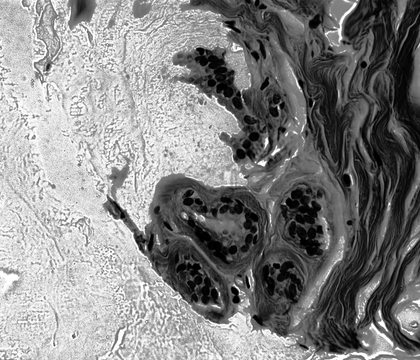
%> input picture trabalho/imagens_hsi/ytma10_010704_benign2_ccd_hsi_i.tif, 420 x 360 px, shrunk from 896 x 768 before the run
$ octave --eval "aberturaCruz;"   (GNU Octave 9; MATLAB toolbox functions it lacks are replaced by stand-ins)
%> lines starting %> are read from the running program, lines starting %| are printed output that depends on the picture; in (x1, y1, x2, y2) boxes, pixels count from 0 and x2, y2 are one past the last pixel; in counts of white or black regions, pixels touching at a corner belong together; the program's own positions count from 1
function aberturaCruz()
imagem = imread('C:\Users\pedro\Desktop\PDI\trabalho\imagens_hsi\ytma10_010704_benign2_ccd_hsi_i.tif');
%> imagem is the input picture: size 360x420 uint8; min 0, max 255, mean 133.3
imagem = imbinarize(imagem);
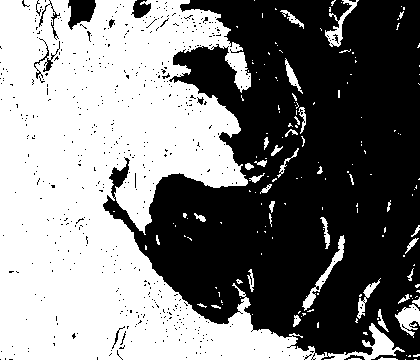
%> imagem: size 360x420 logical; 49.7% white; 165 white regions (128 under 20 px), largest, box (x1, y1, x2, y2) and area: (0, 0, 405, 360) 71299, (302, 235, 345, 311) 490, (395, 304, 420, 338) 445

contador = 0;
% La鏾 que percorre a imagem
for i=9:size(imagem,1)-8
    for j=9:size(imagem,2)-8
        if(imagem(i+8,j)==0 && imagem(i+7,j-1)==0 && imagem(i+7,j+1)==0 && imagem(i+6,j-2)==0 && imagem(i+6,j+2)==0 && imagem(i+5,j-3)==0 && imagem(i+5,j+3)==0 && imagem(i+4,j-4)==0 && imagem(i+4,j+4)==0 && imagem(i+3,j-5)==0 && imagem(i+3,j+5)==0 && imagem(i+2,j-6)==0 && imagem(i+2,j+6)==0 && imagem(i+1,j-7)==0 && imagem(i+1,j+7)==0 && imagem(i,j-8)==0 && imagem(i,j+8)==0 && imagem(i-1,j-7)==0 && imagem(i-1,j+7)==0 && imagem(i-2,j-6)==0 && imagem(i-2,j+6)==0 && imagem(i-3,j-5)==0 && imagem(i-3,j+5)==0 && imagem(i-4,j-4)==0 && imagem(i-4,j+4)==0 && imagem(i-5,j-3)==0 && imagem(i-5,j+3)==0 && imagem(i-6,j-2)==0 && imagem(i-6,j+2)==0 && imagem(i-7,j-1)==0 && imagem(i-7,j+1)==0 && imagem(i-8,j)==0)
                contador = contador+1;
                if i+8 < size(imagem,1)-8
                    i = i+8;
                end
                if j+8 < size(imagem,2)-8
                    j = j+8;
                end
        end
    end
end
%> after the loop, contador = 9830; j = 412
disp(contador);
%| 9830
end

$ run again, with trabalho/imagens_hsi/ytma10_010704_benign1_ccd_hsi_i.tif copied over trabalho/imagens_hsi/ytma10_010704_benign2_ccd_hsi_i.tif
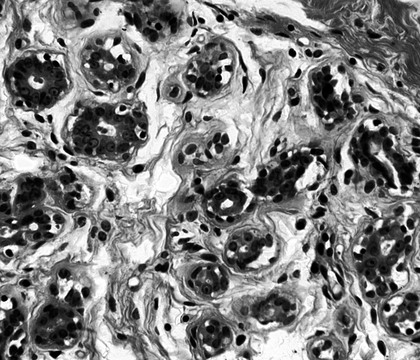
%> input picture trabalho/imagens_hsi/ytma10_010704_benign1_ccd_hsi_i.tif, 420 x 360 px, shrunk from 896 x 768 before the run
%> in aberturaCruz, imagem is the input picture: size 360x420 uint8; min 0, max 255, mean 128.9
%> in aberturaCruz, `imagem = imbinarize(imagem);`:
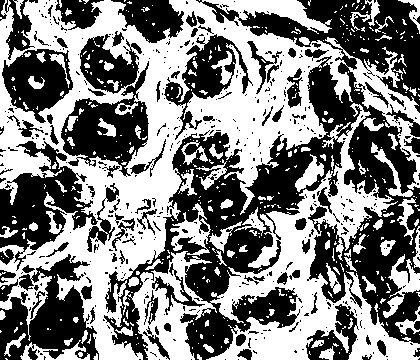
%> imagem: size 360x420 logical; 50.2% white; 486 black regions (395 under 20 px), largest, box (x1, y1, x2, y2) and area: (104, 0, 420, 360) 39147, (0, 254, 99, 360) 5337, (0, 141, 98, 271) 5197
%> after the loop in aberturaCruz, `for i=9:size(imagem,1)-8`: contador = 1681; j = 412
%| 1681

$ run again, with trabalho/imagens_hsi/ytma10_010704_benign3_ccd_hsi_i.tif copied over trabalho/imagens_hsi/ytma10_010704_benign2_ccd_hsi_i.tif
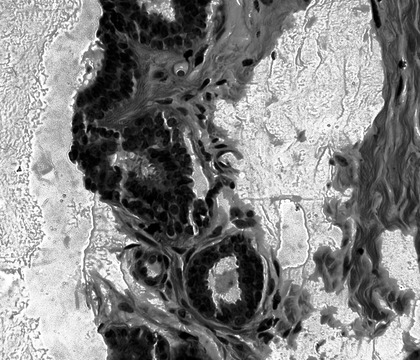
%> input picture trabalho/imagens_hsi/ytma10_010704_benign3_ccd_hsi_i.tif, 420 x 360 px, shrunk from 896 x 768 before the run
%> in aberturaCruz, imagem is the input picture: size 360x420 uint8; min 0, max 255, mean 132
%> in aberturaCruz, `imagem = imbinarize(imagem);`:
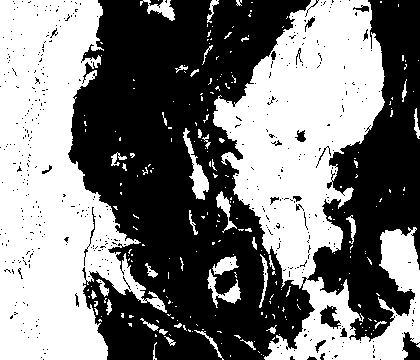
%> imagem: size 360x420 logical; 48.7% white; 238 white regions (197 under 20 px), largest, box (x1, y1, x2, y2) and area: (213, 0, 420, 360) 34989, (0, 0, 167, 360) 34092, (183, 128, 209, 200) 595
%> after the loop in aberturaCruz, `for i=9:size(imagem,1)-8`: contador = 13378; j = 412
%| 13378

$ run again, with trabalho/imagens_hsi/ytma12_010804_benign1_ccd_hsi_i.tif copied over trabalho/imagens_hsi/ytma10_010704_benign2_ccd_hsi_i.tif
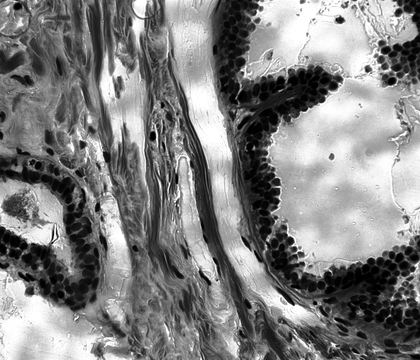
%> input picture trabalho/imagens_hsi/ytma12_010804_benign1_ccd_hsi_i.tif, 420 x 360 px, shrunk from 896 x 768 before the run
%> in aberturaCruz, imagem is the input picture: size 360x420 uint8; min 0, max 255, mean 129.7
%> in aberturaCruz, `imagem = imbinarize(imagem);`:
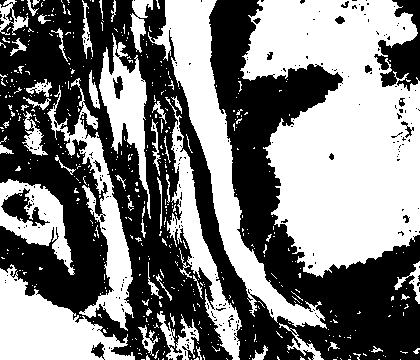
%> imagem: size 360x420 logical; 48.6% white; 498 white regions (441 under 20 px), largest, box (x1, y1, x2, y2) and area: (240, 0, 420, 278) 33765, (148, 0, 327, 329) 10621, (0, 264, 135, 360) 6488
%> after the loop in aberturaCruz, `for i=9:size(imagem,1)-8`: contador = 10567; j = 412
%| 10567
